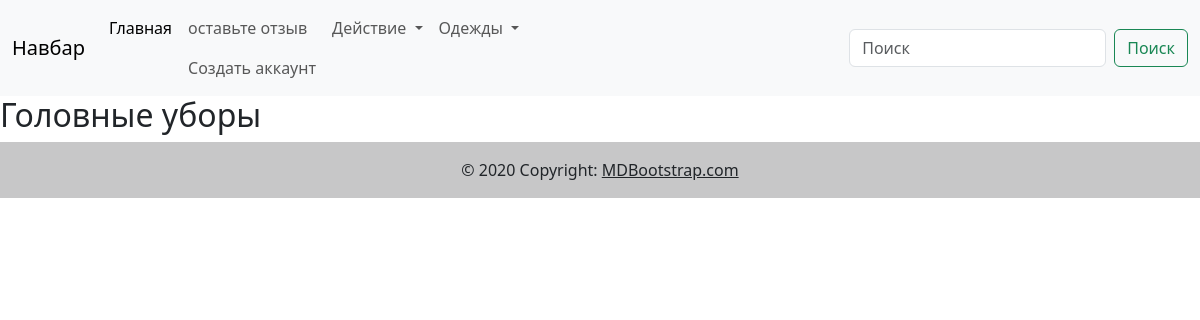
/headwear-clothing/, run on an earlier commit of the app's database.
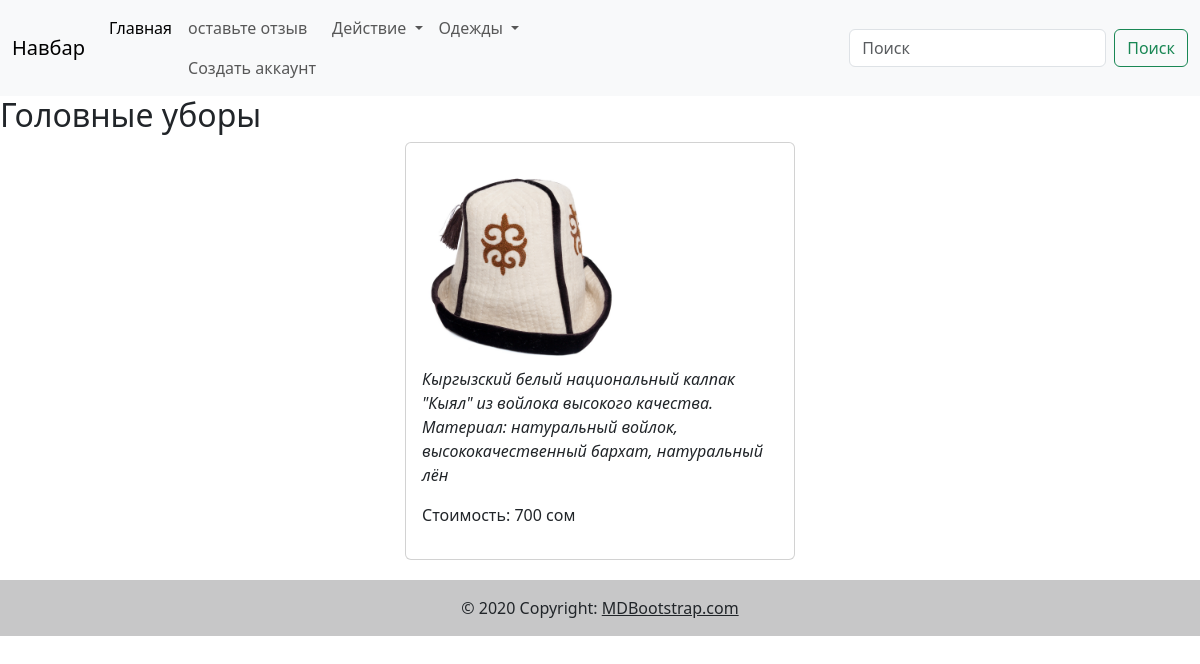
And on a later commit of the database.
### cloth/models.py (models this page shows, shortened)
class ProductCL(models.Model):
    name = models.CharField(max_length=100)
    image = models.FileField(upload_to='', null=True)
    description = models.TextField(blank=True)
    cost = models.PositiveIntegerField()
    tags = models.ManyToManyField('TagCL', related_name='content_name')
    created_at = models.DateTimeField(auto_now_add=True)

### cloth/views.py (the view)
# urls.py: path('headwear-clothing/', HeadwearClothingListView.as_view(), name='headwear-clothing-list'),
class HeadwearClothingListView(generic.ListView):
    model = ProductCL
    template_name = 'cloth/headwear_clothing_list.html'
    context_object_name = 'clothing'
    def get_queryset(self):
        return ProductCL.objects.filter(tags__name='головной')

### templates/cloth/headwear_clothing_list.html (shortened to what this page needs)
{% include 'header.html' %}
  <h2>Головные уборы</h2>
<div class="flex" style="display: flex;
    flex-wrap: wrap;
    justify-content: space-between
    align-items: center;
    justify-content: center;
    gap: 50px;">
    {% for i in clothing %}
    <div class="card" style="width: calc(33.33% - 10px);
    margin-bottom: 20px; ">
      <div class="card-body">
          <img src="{{i.image.url}}"  alt="{{ i.title }}" width="200">
          <p><em>{{i.description}}</em></p>
          <p>Стоимость: {{i.cost}} сом </p>
      </div>
   </div>
    {% endfor %}
</div>
{% include 'footer.html' %}

What changed in the data, as far as the page shows it:
added ProductCL: image (picture), description "Кыргызский белый национальный калпак \"Кыял\" из войлока высокого качества. Материал: натуральный войлок, высококачественный бархат, натуральный лён", cost "700"
